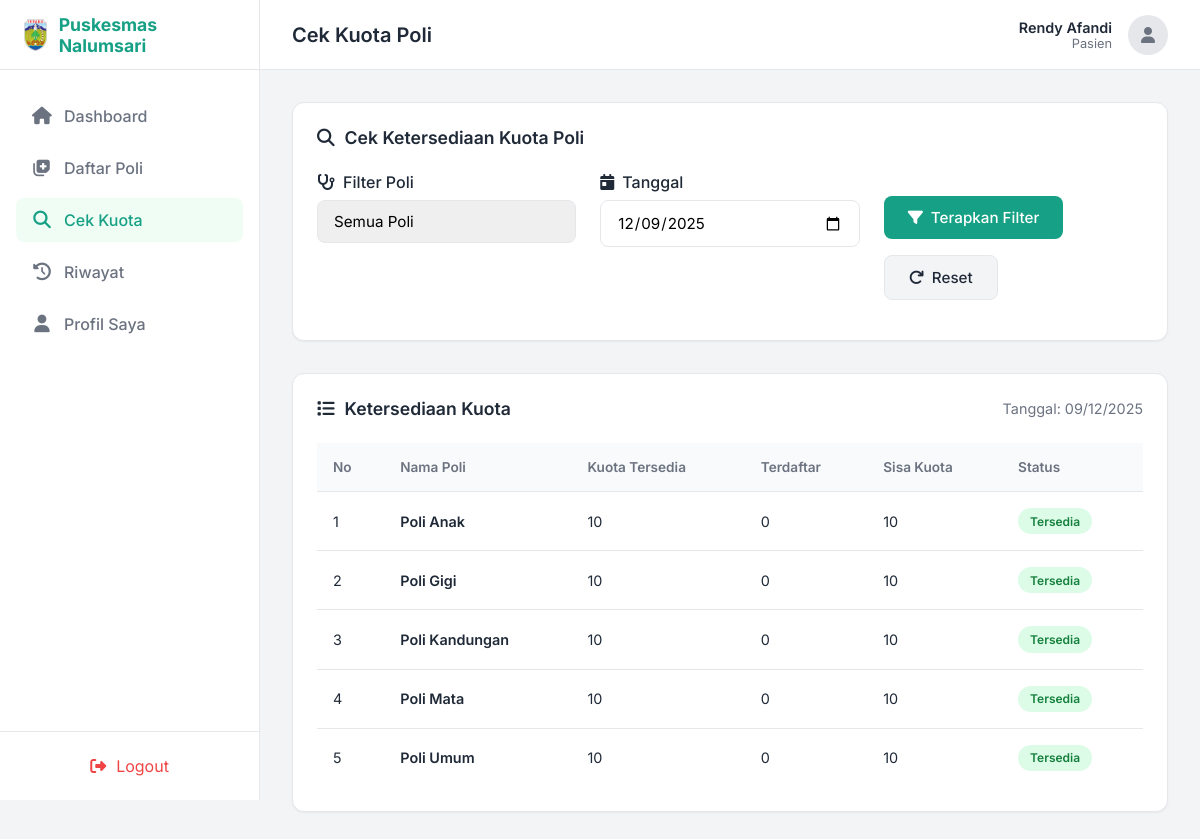
Screenshot of /pasien/check_kuota.php (signed in) with the database file from the repository.
### tables this page shows
CREATE TABLE `pasien` (
  `id` int NOT NULL,
  `nama_lengkap` varchar(100) NOT NULL,
  `no_hp` varchar(15) NOT NULL,
  `email` varchar(100) NOT NULL,
  `alamat` text NOT NULL,
  `nik` varchar(16) NOT NULL,
  `jenis_kelamin` enum('L','P') NOT NULL,
  `password` varchar(32) NOT NULL,
  `created_at` timestamp NULL DEFAULT CURRENT_TIMESTAMP
);

CREATE TABLE `poli` (
  `id` int NOT NULL,
  `nama_poli` varchar(50) NOT NULL,
  `keterangan` text,
  `created_at` timestamp NULL DEFAULT CURRENT_TIMESTAMP
);

### pasien/check_kuota.php (the view, shortened to what this page needs)
<?php
include '../config/database.php';
$user_id = $_SESSION['user_id'];
$pasien_query = "SELECT * FROM pasien WHERE id = $user_id";
$pasien_result = mysqli_query($conn, $pasien_query);
$pasien = mysqli_fetch_assoc($pasien_result);
$tanggal_filter = isset($_GET['tanggal']) ? $_GET['tanggal'] : date('Y-m-d');
$kuota_query = "SELECT p.id, p.nama_poli, k.kuota, k.tanggal,
               (SELECT COUNT(*) FROM pendaftaran pd
                WHERE pd.id_poli = p.id
                AND pd.tanggal_periksa = k.tanggal) as terdaftar
               FROM poli p
               LEFT JOIN kuota_poli k ON p.id = k.id_poli AND k.tanggal = '$tanggal_filter'
               WHERE 1=1";
$kuota_query .= " ORDER BY p.nama_poli";
$kuota_result = mysqli_query($conn, $kuota_query);
?>
<!DOCTYPE html>
<html lang="id">
<head>
    <link rel="stylesheet" href="https://cdnjs.cloudflare.com/ajax/libs/font-awesome/6.4.0/css/all.min.css">
</head>
<body>
    <nav class="sidebar" id="sidebar">
        <div class="sidebar-header">
            <a href="dashboard.php" class="logo">
                <img src="../assets/images/logo.png" alt="Logo">
                <span>Puskesmas Nalumsari</span>
            </a>
        </div>
        <ul class="nav-menu">
            <li class="nav-item">
                <a href="dashboard.php" class="nav-link">
                    <i class="fas fa-home"></i>
                    <span>Dashboard</span>
                </a>
            </li>
            <li class="nav-item">
                <a href="daftar_poli.php" class="nav-link">
                    <i class="fas fa-notes-medical"></i>
                    <span>Daftar Poli</span>
                </a>
            </li>
            <li class="nav-item">
                <a href="check_kuota.php" class="nav-link active">
                    <i class="fas fa-search"></i>
                    <span>Cek Kuota</span>
                </a>
            </li>
            <li class="nav-item">
                <a href="riwayat.php" class="nav-link">
                    <i class="fas fa-history"></i>
                    <span>Riwayat</span>
                </a>
            </li>
            <li class="nav-item">
                <a href="profil.php" class="nav-link">
                    <i class="fas fa-user"></i>
                    <span>Profil Saya</span>
                </a>
            </li>
        </ul>
        <div class="sidebar-footer">
            <a href="../auth/logout.php" class="btn-logout" style="display:flex; align-items:center; gap:10px; width:100%; justify-content:center;">
                <i class="fas fa-sign-out-alt"></i> Logout
            </a>
        </div>
    </nav>
    <main class="main-content">
        <header class="top-header">
            <div style="display: flex; align-items: center; gap: 15px;">
                <h2 class="page-title">Cek Kuota Poli</h2>
            </div>
            <div class="user-profile">
                <div class="user-info">
                    <div class="user-name"><?php echo htmlspecialchars($pasien['nama_lengkap']); ?></div>
                    <div class="user-role">Pasien</div>
                </div>
                <div style="background: #e5e7eb; width: 40px; height: 40px; border-radius: 50%; display: flex; align-items: center; justify-content: center; color: #6b7280;">
                    <i class="fas fa-user"></i>
                </div>
            </div>
        </header>
        <div class="content-wrapper">
            <div class="card-box">
                <div class="card-header">
                    <h3 class="card-title">
                        <i class="fas fa-search"></i>
                        Cek Ketersediaan Kuota Poli
                    </h3>
                </div>
                <form method="GET" action="check_kuota.php" class="form-grid">
                    <div class="form-group">
                        <label class="form-label" for="poli">
                            <i class="fas fa-stethoscope"></i>
                            Filter Poli
                        </label>
                        <select id="poli" name="poli" class="form-control">
                            <option value="">Semua Poli</option>
                        </select>
                    </div>
                    <div class="form-group">
                        <label class="form-label" for="tanggal">
                            <i class="fas fa-calendar-day"></i>
                            Tanggal
                        </label>
                        <input type="date" id="tanggal" name="tanggal"
                               class="form-control" value="<?php echo $tanggal_filter; ?>"
                               min="<?php echo date('Y-m-d'); ?>">
                    </div>
                    <div class="form-actions">
                        <button type="submit" class="btn btn-primary">
                            <i class="fas fa-filter"></i>
                            Terapkan Filter
                        </button>
                        <a href="check_kuota.php" class="btn btn-secondary">
                            <i class="fas fa-redo"></i>
                            Reset
                        </a>
                    </div>
                </form>
            </div>
            <div class="card-box">
                <div class="card-header">
                    <h3 class="card-title">
                        <i class="fas fa-list"></i>
                        Ketersediaan Kuota
                    </h3>
                    <div class="text-muted">
                        Tanggal: <?php echo date('d/m/Y', strtotime($tanggal_filter)); ?>
                    </div>
                </div>
                <div class="table-responsive">
                    <table>
                        <thead>
                            <tr>
                                <th>No</th>
                                <th>Nama Poli</th>
                                <th>Kuota Tersedia</th>
                                <th>Terdaftar</th>
                                <th>Sisa Kuota</th>
                                <th>Status</th>
                            </tr>
                        </thead>
                        <tbody>
                            <?php
                            $no = 1;
                            if (mysqli_num_rows($kuota_result) > 0) {
                                mysqli_data_seek($kuota_result, 0);
                                while ($kuota = mysqli_fetch_assoc($kuota_result)) {
                                    $kuota_tersedia = $kuota['kuota'] ? $kuota['kuota'] : 10;
                                    $terdaftar = $kuota['terdaftar'] ? $kuota['terdaftar'] : 0;
                                    $sisa_kuota = $kuota_tersedia - $terdaftar;
                                    if ($sisa_kuota <= 0) {
                                        $status = 'Penuh';
                                        $status_class = 'badge-penuh';
                                    } elseif ($sisa_kuota <= 3) {
                                        $status = 'Terbatas';
                                        $status_class = 'badge-terbatas';
                                    } else {
                                        $status = 'Tersedia';
                                        $status_class = 'badge-tersedia';
                                    }
                                    echo "<tr>
                                            <td>$no</td>
                                            <td>
                                                <div style='font-weight:600;'>{$kuota['nama_poli']}</div>
                                            </td>
                                            <td>$kuota_tersedia</td>
                                            <td>$terdaftar</td>
                                            <td>$sisa_kuota</td>
                                            <td><span class='badge $status_class'>$status</span></td>
                                          </tr>";
                                    $no++;
                                }
                            }
                            ?>
                        </tbody>
                    </table>
                </div>
            </div>
        </div>
    </main>
</body>
</html>

### rows the page displays
pasien: nama_lengkap "Rendy Afandi"
poli: nama_poli "Poli Anak", kuota_tersedia "10", terdaftar "0", sisa_kuota "10", status "Tersedia"
poli: nama_poli "Poli Gigi", kuota_tersedia "10", terdaftar "0", sisa_kuota "10", status "Tersedia"
poli: nama_poli "Poli Kandungan", kuota_tersedia "10", terdaftar "0", sisa_kuota "10", status "Tersedia"
poli: nama_poli "Poli Mata", kuota_tersedia "10", terdaftar "0", sisa_kuota "10", status "Tersedia"
poli: nama_poli "Poli Umum", kuota_tersedia "10", terdaftar "0", sisa_kuota "10", status "Tersedia"

### other values shown
date('d/m/Y', strtotime($tanggal_filter)) "09/12/2025"
